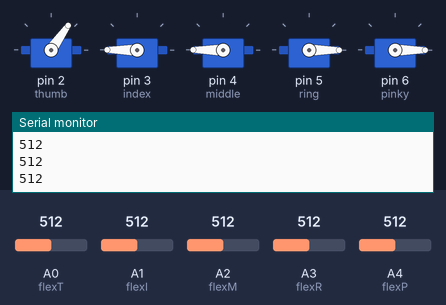
This sketch was run on a simulated Arduino Uno, built with avr-gcc and run on an emulated ATmega328P. Parts: 5 × servo, the last lines printed to the serial monitor. Inputs (shaded band) come from the test bench; at power-on: A1 (flexI) = 512, A0 (flexT) = 512, A2 (flexM) = 512, A3 (flexR) = 512, A4 (flexP) = 512.

Above: at 1.2 s.
1.3 s: A1 (flexI) set to 716
At 2.5 s:
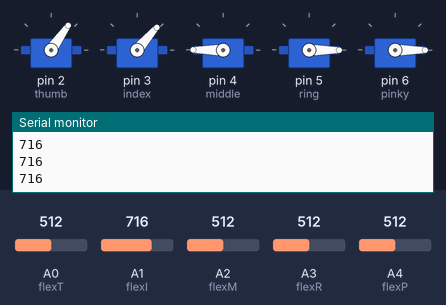
2.8 s: A0 (flexT) set to 716
At 3.6 s:
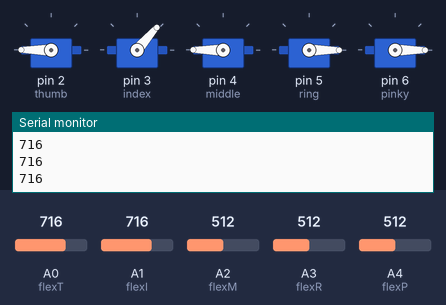
4.4 s: A2 (flexM) set to 716
At 5.7 s:
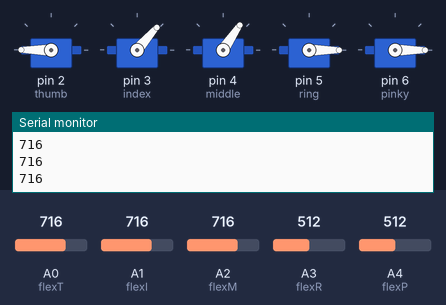
6.0 s: A3 (flexR) set to 716
At 7.2 s:
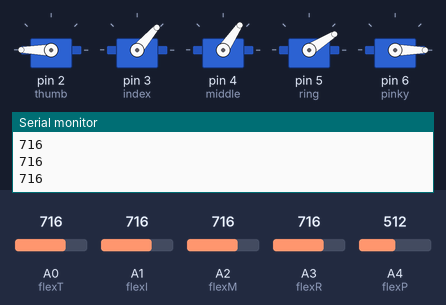
7.5 s: A4 (flexP) set to 716
At 8.1 s:
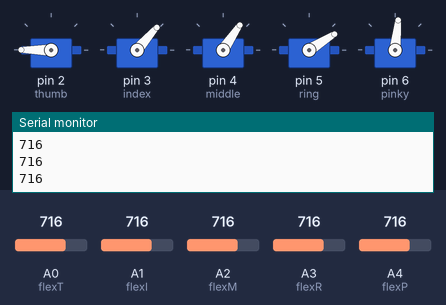
9.1 s: A1 (flexI) set to 992
At 10.2 s:
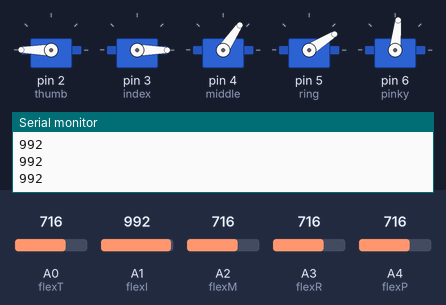
Timing chart, 0 to 11.7 s (numbered marks = the images above; inputs shaded):
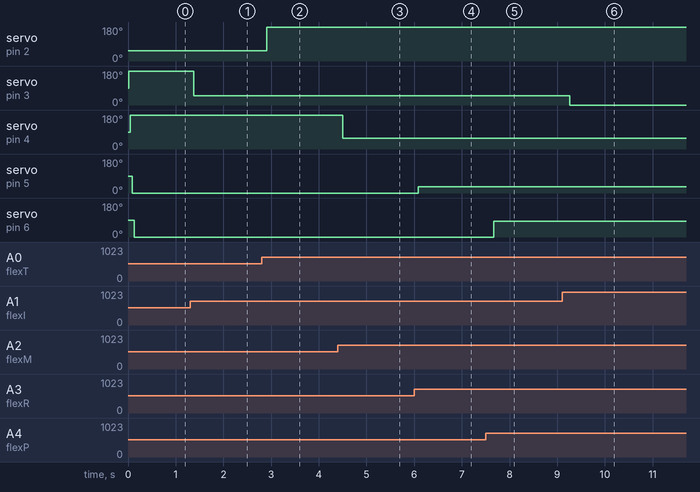

The sketch:

RoboticHandControl.ino
```cpp
#include <Servo.h>

/*
  Author: Lauren Crist
  Project: Biomimetic Anthropomorphic Arduino Powered Robotic Hand
  Date: April 2019
  Description: This Arduino code controls a robotic hand with 5 servos and 5 flex sensors. The flex sensors are used to control the position of each finger (thumb, index, middle, ring, pinky).
*/

Servo thumb;  // Servo for thumb (green)
Servo index;  // Servo for index finger (yellow)
Servo middle; // Servo for middle finger (grey)
Servo ring;   // Servo for ring finger (purple)
Servo pinky;  // Servo for pinky finger (orange)

int flexT = A0; // Analog pin for thumb flex sensor
int flexI = A1; // Analog pin for index finger flex sensor
int flexM = A2; // Analog pin for middle finger flex sensor
int flexR = A3; // Analog pin for ring finger flex sensor
int flexP = A4; // Analog pin for pinky finger flex sensor

int valT;
int valI;
int valM;
int valR;
int valP;

void setup() {
    Serial.begin(9600);

    // Set pin modes for flex sensors
    pinMode(flexT, INPUT);
    pinMode(flexI, INPUT);
    pinMode(flexM, INPUT);
    pinMode(flexR, INPUT);
    pinMode(flexP, INPUT);

    // Attach servos to corresponding pins
    thumb.attach(2);
    index.attach(3);
    middle.attach(4);
    ring.attach(5);
    pinky.attach(6);
}

void loop() {
    // Read flex sensor values and map them to servo angles
    valT = analogRead(flexT);
    valT = map(valT, 760, 720, 0, 180);
    thumb.write(valT);
    delay(10);

    valI = analogRead(flexI);
    Serial.println(valI); // Print the index finger flex sensor value
    valI = map(valI, 760, 600, 0, 180);
    index.write(valI);
    delay(40);

    valM = analogRead(flexM);
    valM = map(valM, 760, 620, 0, 180);
    middle.write(valM);
    delay(40);

    valR = analogRead(flexR);
    valR = map(valR, 700, 790, 0, 180);
    ring.write(valR);
    delay(40);

    valP = analogRead(flexP);
    valP = map(valP, 660, 780, 0, 180);
    pinky.write(valP);
    delay(40);
}
```

Measured:
- after the input at 1.3 s, servo on pin 3 (index): 180° → 49° after 0.08 s
- after the input at 2.8 s, servo on pin 2 (thumb): 55° → 180° after 0.11 s
- after the input at 4.4 s, servo on pin 4 (middle): 180° → 56° after 0.11 s
- after the input at 6.0 s, servo on pin 5 (ring): 0° → 32° after 0.09 s
- after the input at 7.5 s, servo on pin 6 (pinky): 0° → 84° after 0.17 s
- after the input at 9.1 s, servo on pin 3 (index): 49° → 0° after 0.16 s
